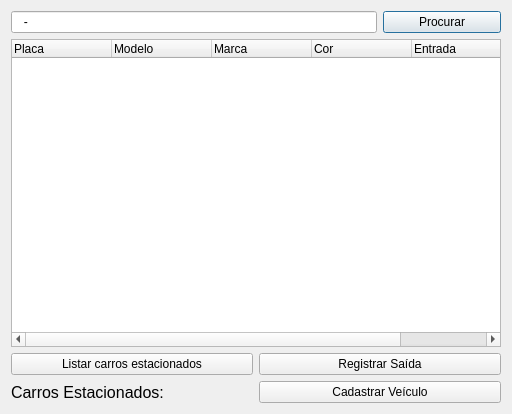
<?xml version="1.0" encoding="UTF-8"?>
<ui version="4.0">
 <class>Window</class>
 <widget class="QDialog" name="Window">
  <property name="geometry">
   <rect>
    <x>0</x>
    <y>0</y>
    <width>512</width>
    <height>414</height>
   </rect>
  </property>
  <property name="sizePolicy">
   <sizepolicy hsizetype="Fixed" vsizetype="Fixed">
    <horstretch>0</horstretch>
    <verstretch>0</verstretch>
   </sizepolicy>
  </property>
  <property name="minimumSize">
   <size>
    <width>0</width>
    <height>0</height>
   </size>
  </property>
  <property name="maximumSize">
   <size>
    <width>16777215</width>
    <height>16777215</height>
   </size>
  </property>
  <property name="windowTitle">
   <string>Lista de Carros</string>
  </property>
  <layout class="QGridLayout" name="gridLayout">
   <item row="0" column="3">
    <widget class="QPushButton" name="btnProcurar">
     <property name="text">
      <string>Procurar</string>
     </property>
     <property name="icon">
      <iconset resource="Icons.qrc">
       <normaloff>:/img/busca.png</normaloff>:/img/busca.png</iconset>
     </property>
    </widget>
   </item>
   <item row="0" column="0" colspan="3">
    <widget class="QLineEdit" name="txtBuscaPlaca">
     <property name="inputMask">
      <string>AAA-9999</string>
     </property>
     <property name="placeholderText">
      <string>Placa...</string>
     </property>
    </widget>
   </item>
   <item row="3" column="2" colspan="2">
    <widget class="QPushButton" name="btnSaida">
     <property name="text">
      <string>Registrar Saída</string>
     </property>
    </widget>
   </item>
   <item row="1" column="0" colspan="4">
    <widget class="QTreeWidget" name="twListaCarros">
     <column>
      <property name="text">
       <string>Placa</string>
      </property>
     </column>
     <column>
      <property name="text">
       <string>Modelo</string>
      </property>
     </column>
     <column>
      <property name="text">
       <string>Marca</string>
      </property>
     </column>
     <column>
      <property name="text">
       <string>Cor</string>
      </property>
     </column>
     <column>
      <property name="text">
       <string>Entrada</string>
      </property>
     </column>
     <column>
      <property name="text">
       <string>Saida</string>
      </property>
     </column>
    </widget>
   </item>
   <item row="3" column="0" colspan="2">
    <widget class="QPushButton" name="btnListarCarros">
     <property name="text">
      <string>Listar carros estacionados</string>
     </property>
    </widget>
   </item>
   <item row="4" column="0" colspan="2">
    <widget class="QLabel" name="lblTelaCarros">
     <property name="font">
      <font>
       <pointsize>12</pointsize>
      </font>
     </property>
     <property name="text">
      <string>Carros Estacionados:</string>
     </property>
    </widget>
   </item>
   <item row="4" column="2" colspan="2">
    <widget class="QPushButton" name="btnCadastrar">
     <property name="text">
      <string>Cadastrar Veículo</string>
     </property>
     <property name="icon">
      <iconset resource="Icons.qrc">
       <normaloff>:/img/1_1-128.png</normaloff>:/img/1_1-128.png</iconset>
     </property>
    </widget>
   </item>
  </layout>
 </widget>
 <resources>
  <include location="Icons.qrc"/>
 </resources>
 <connections/>
</ui>
